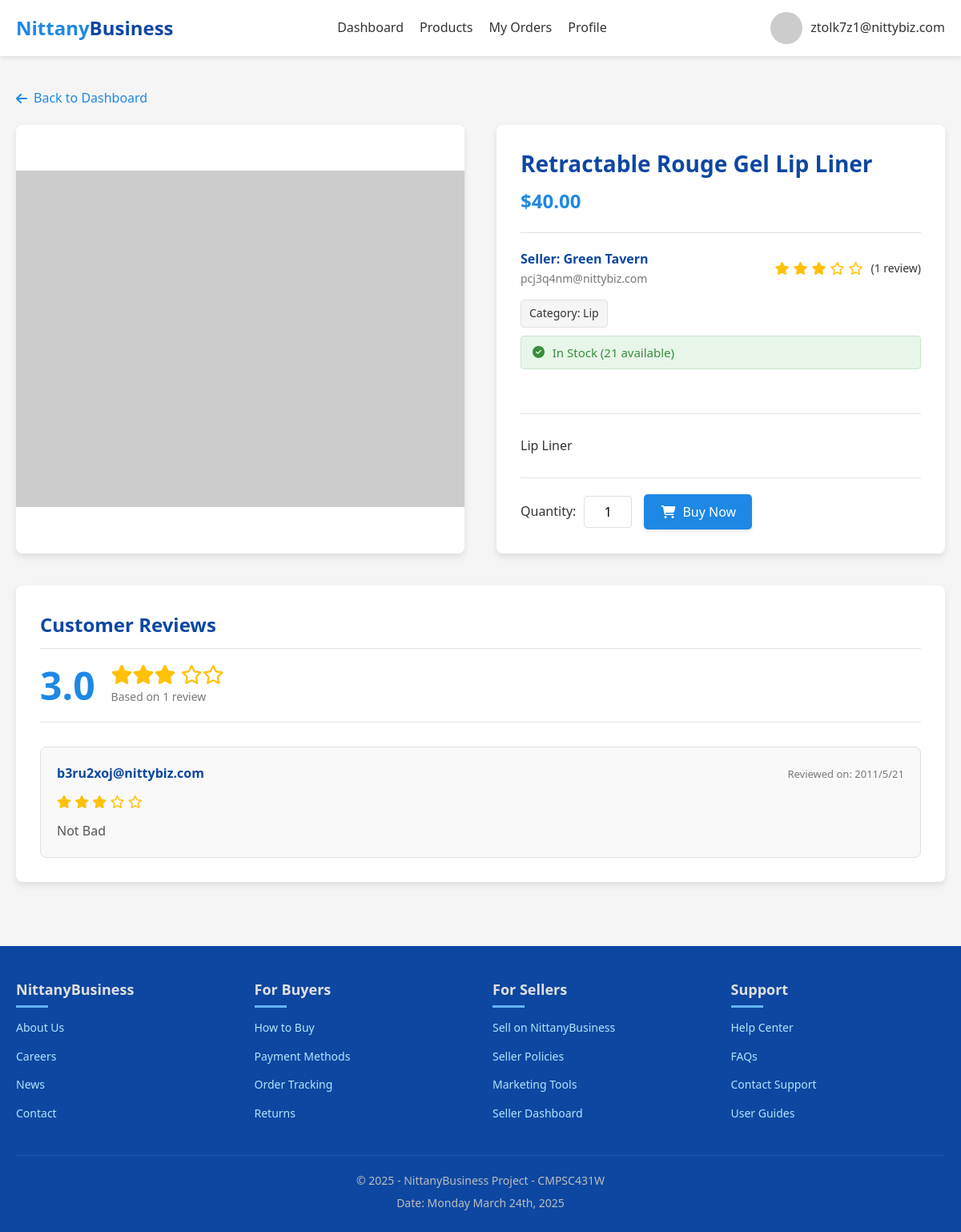
Page /product/72 (signed in) on the committed database.
### tables this page shows
CREATE TABLE Product_Listings (
    seller_email TEXT,
    listing_id INTEGER,
    category TEXT NOT NULL,
    product_title TEXT NOT NULL,
    product_name TEXT NOT NULL,
    product_description TEXT,
    quantity INTEGER NOT NULL,
    product_price REAL NOT NULL,
    status TEXT NOT NULL,
    PRIMARY KEY (seller_email, listing_id),
    FOREIGN KEY (seller_email) REFERENCES Sellers(email),
    FOREIGN KEY (category) REFERENCES Categories(category_name)
);

CREATE TABLE Sellers (
    email TEXT PRIMARY KEY,
    business_name TEXT,
    business_address_id INTEGER,
    bank_routing_number TEXT,
    bank_account_number TEXT,
    balance REAL DEFAULT 0,
    FOREIGN KEY (email) REFERENCES Users(email),
    FOREIGN KEY (business_address_id) REFERENCES Address(address_ID)
);

CREATE TABLE Reviews (
    order_id INTEGER PRIMARY KEY,
    review_desc TEXT,
    rating INTEGER CHECK(rating >= 1 AND rating <= 5),
    FOREIGN KEY (order_id) REFERENCES Orders(order_id)
);

CREATE TABLE Orders (
    order_id INTEGER PRIMARY KEY,
    seller_email TEXT NOT NULL,
    listing_id INTEGER NOT NULL,
    buyer_email TEXT NOT NULL,
    date TEXT NOT NULL,
    quantity INTEGER NOT NULL,
    payment REAL NOT NULL,
    FOREIGN KEY (seller_email, listing_id) REFERENCES Product_Listings(seller_email, listing_id),
    FOREIGN KEY (buyer_email) REFERENCES Buyer(email)
);

### app.py (the view)
@app.route('/product/<int:listing_id>')
def product_detail(listing_id):
    if 'user_email' not in session:
        flash('Please log in to view product details.', 'warning')
        return redirect(url_for('login'))
    conn = None # Initialize conn to None
    try:
        conn = get_db_connection() # Establish database connection
        product = conn.execute(
            '''SELECT pl.*, s.business_name AS seller_name, s.email AS seller_email
               FROM Product_Listings pl
               JOIN Sellers s ON pl.Seller_Email = s.email
               WHERE pl.Listing_ID = ?''',
            (listing_id,)
        ).fetchone()
        if not product:
            flash('Product not found.', 'danger')
            return redirect(url_for('buyer_dashboard'))
        reviews = conn.execute(
            '''SELECT r.*, o.Buyer_Email, o.Date
               FROM Reviews r
               JOIN Orders o ON r.Order_ID = o.Order_ID
               WHERE o.Listing_ID = ?
               ORDER BY o.Date DESC''', # Order reviews by date, newest first
            (listing_id,)
        ).fetchall()
        rating_data = conn.execute(
            '''SELECT COALESCE(AVG(r.Rating), 0.0) AS average, COUNT(r.Rating) AS count
               FROM Reviews r
               JOIN Orders o ON r.Order_ID = o.Order_ID
               WHERE o.Listing_ID = ?''',
            (listing_id,)
        ).fetchone()
    except Exception as e:
        flash(f'An error occurred: {e}', 'danger')
        return redirect(url_for('buyer_dashboard'))
    finally:
        if conn:
            conn.close()
    return render_template(
        'product_detail.html',
        user_email=session['user_email'],
        user_type=session['user_type'],
        product=product,
        reviews=reviews,
        rating_data=rating_data
    )

### app.py (called while the page is built)
def get_db_connection():
    conn = sqlite3.connect(app.config['DATABASE'])
    conn.row_factory = sqlite3.Row
    return conn

### templates/product_detail.html (shortened to what this page needs)
<!DOCTYPE html>
<html lang="en">
<head>
    <link rel="stylesheet" href="https://cdnjs.cloudflare.com/ajax/libs/font-awesome/6.4.0/css/all.min.css">
</head>
<body>
    <header>
        <div class="container">
            <nav class="navbar">
                <a href="/" class="logo">Nittany<span>Business</span></a>
                <div class="nav-links">
                    <a href="/buyer_dashboard">Dashboard</a>
                    <a href="/buyer_dashboard?tab=products">Products</a>
                    <a href="/buyer_dashboard?tab=orders">My Orders</a>
                    <a href="/buyer_dashboard?tab=profile">Profile</a>
                </div>
                <div class="user-menu">
                    <img src="/static/images/user-default.jpg" alt="User Avatar"
                        onerror="this.onerror=null;this.src='https://placehold.co/40x40/0d47a1/ffffff?text=User';">
                    <span>{{ user_email }}</span>
                </div>
            </nav>
        </div>
    </header>
    <main>
        <div class="container">
            <a href="{{ url_for('buyer_dashboard') }}" class="back-link">
                <i class="fas fa-arrow-left"></i> Back to Dashboard
            </a>
            <div class="product-detail-container">
                <div class="product-image-container">
                    <img src="/static/images/products/{{ product.Listing_ID }}.jpg" alt="{{ product.Product_Title }}"
                        onerror="this.onerror=null;this.src='https://placehold.co/600x450/e0e0e0/757575?text=No+Image';">
                </div>
                <div class="product-info">
                    <h1 class="product-title">{{ product.Product_Title }}</h1>
                    <div class="product-price">${{ "%.2f"|format(product.Product_Price) }}</div>
                    <div class="product-meta">
                        <div class="product-seller">
                            <div class="seller-info">
                                <div class="seller-name">Seller: {{ product.seller_name }}</div>
                                <div class="seller-email">{{ product.seller_email }}</div>
                            </div>
                            <div class="star-rating">
                                {% set avg_val = rating_data.average if rating_data and rating_data.average is not none
                                else 0 %}
                                {% set count_val = rating_data.count if rating_data and rating_data.count is not none
                                else 0 %}
                                {% set rating_int = avg_val|int %}
                                {% for i in range(rating_int) %}
                                <i class="fas fa-star"></i>
                                {% endfor %}
                                {% for i in range(5 - rating_int) %}
                                <i class="far fa-star"></i>
                                {% endfor %}
                                <span>({{ count_val }} review{% if count_val != 1 %}s{% endif %})</span>
                            </div>
                        </div>
                        <div class="product-category">
                            Category: {{ product.Category }}
                        </div>
                        <div
                            class="product-availability {% if product.Quantity > 10 %}in-stock{% elif product.Quantity > 0 %}low-stock{% else %}out-of-stock{% endif %}">
                            {% if product.Quantity > 10 %}
                            <i class="fas fa-check-circle fa-fw"></i> In Stock ({{ product.Quantity }} available)
                            {% elif product.Quantity > 0 %}
                            <i class="fas fa-exclamation-circle fa-fw"></i> Low Stock (Only {{ product.Quantity }}
                            left!)
                            {% else %}
                            <i class="fas fa-times-circle fa-fw"></i> Out of Stock
                            {% endif %}
                        </div>
                    </div>
                    <div class="product-description">
                        <p>{{ product.Product_Description if product.Product_Description else "No description
                            available." }}</p>
                    </div>
                    {% if product.Quantity > 0 %}
                    <form action="{{ url_for('add_to_cart') }}" method="POST">
                        <div class="buy-section">
                            <div class="quantity-selector">
                                <label for="quantity-input" class="quantity-label">Quantity:</label>
                                <input type="number" id="quantity-input" name="quantity" class="quantity-input" min="1"
                                    max="{{ product.Quantity }}" value="1" required>
                            </div>
                            <button type="submit" class="btn btn-primary">
                                <i class="fas fa-shopping-cart fa-fw"></i> Buy Now
                            </button>
                        </div>
                    </form>
                    {% else %}
                    <div class="buy-section">
                        <button type="button" class="btn btn-primary" disabled>
                            <i class="fas fa-times-circle fa-fw"></i> Out of Stock
                        </button>
                    </div>
                    {% endif %}
                </div>
            </div>
            <div class="reviews-section">
                <h2 class="section-title">Customer Reviews</h2>
                {% set avg_val = rating_data.average if rating_data and rating_data.average is not none else 0 %}
                {% set count_val = rating_data.count if rating_data and rating_data.count is not none else 0 %}
                <div class="review-summary">
                    <div class="average-rating-display">
                        {{ "%.1f"|format(avg_val) }}
                    </div>
                    <div class="rating-stars-summary">
                        <div class="stars">
                            {% set rating_int = avg_val|int %}
                            {% for i in range(rating_int) %}<i class="fas fa-star"></i>{% endfor %}
                            {% for i in range(5 - rating_int) %}<i class="far fa-star"></i>{% endfor %}
                        </div>
                        <div class="review-count-summary">
                            Based on {{ count_val }} review{% if count_val != 1 %}s{% endif %}
                        </div>
                    </div>
                </div>
                {% if reviews %}
                <div class="review-list">
                    {% for review in reviews %}
                    <div class="review-card">
                        <div class="review-header">
                            <div class="reviewer-info">{{ review.Buyer_Email }}</div>
                            <div class="review-date">Reviewed on: {{ review.Date if review.Date else 'N/A' }}</div>
                        </div>
                        <div class="review-rating">
                            {% set individual_rating = review.Rating|int %}
                            {% for i in range(individual_rating) %}
                            <i class="fas fa-star"></i>
                            {% endfor %}
                            {% for i in range(5 - individual_rating) %}
                            <i class="far fa-star"></i>
                            {% endfor %}
                        </div>
                        <div class="review-content">
                            <p>{{ review.Review_Desc if review.Review_Desc else "No comment provided." }}</p>
                        </div>
                    </div>
                    {% endfor %}
                </div>
                {% else %}
                <div class="no-reviews">
                    <i class="fas fa-comment-slash"></i>
                    <h3>No Reviews Yet</h3>
                    <p>Be the first to share your thoughts on this product!</p>
                </div>
                {% endif %}
            </div>
        </div>
    </main>
    <footer>
        <div class="container">
            <div class="footer-content">
                <div class="footer-column">
                    <h3>NittanyBusiness</h3>
                    <ul>
                        <li><a href="#">About Us</a></li>
                        <li><a href="#">Careers</a></li>
                        <li><a href="#">News</a></li>
                        <li><a href="#">Contact</a></li>
                    </ul>
                </div>
                <div class="footer-column">
                    <h3>For Buyers</h3>
                    <ul>
                        <li><a href="#">How to Buy</a></li>
                        <li><a href="#">Payment Methods</a></li>
                        <li><a href="#">Order Tracking</a></li>
                        <li><a href="#">Returns</a></li>
                    </ul>
                </div>
                <div class="footer-column">
                    <h3>For Sellers</h3>
                    <ul>
                        <li><a href="#">Sell on NittanyBusiness</a></li>
                        <li><a href="#">Seller Policies</a></li>
                        <li><a href="#">Marketing Tools</a></li>
                        <li><a href="#">Seller Dashboard</a></li>
                    </ul>
                </div>
                <div class="footer-column">
                    <h3>Support</h3>
                    <ul>
                        <li><a href="#">Help Center</a></li>
                        <li><a href="#">FAQs</a></li>
                        <li><a href="#">Contact Support</a></li>
                        <li><a href="#">User Guides</a></li>
                    </ul>
                </div>
            </div>
            <div class="copyright">
                <p>&copy; 2025 - NittanyBusiness Project - CMPSC431W</p>
                <p>Date: Monday March 24th, 2025</p>
            </div>
        </div>
    </footer>
</body>
</html>

### rows in the picture
Product_Listings: Product_Title "Retractable Rouge Gel Lip Liner", Product_Price "40.00", seller_email "pcj3q4nm@nittybiz.com", Category "Lip", Quantity "21", product_description "Lip Liner"
Sellers: seller_name "Green Tavern"
Reviews: Buyer_Email "b3ru2xoj@nittybiz.com", date "2011/5/21", review_desc "Not Bad"

### other values in the picture
{{ user_email }} "ztolk7z1@nittybiz.com"
{{ count_val }} "1"
{{ "%.1f"|format(avg_val) }} "3.0"
